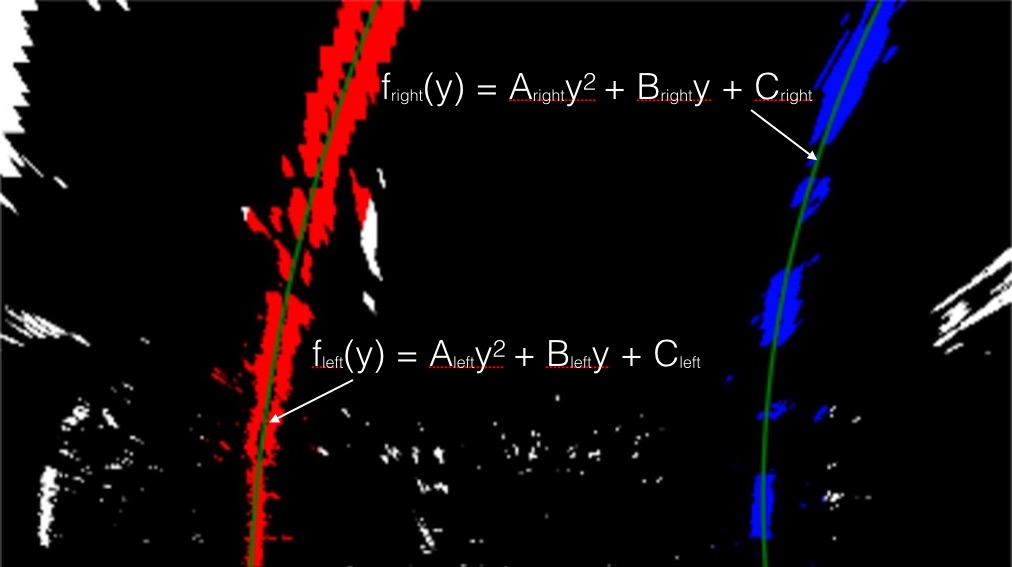
#> input picture examples/color_fit_lines.jpg, 1012 x 567 px
$ python -i applying_sobel.py   (imports and definitions only)   (older library calls are emulated)
#> lines starting #> are read from the running program, lines starting #| are printed output that depends on the picture
# -*- coding: utf-8 -*-
"""
Created on Thu Dec  6 11:09:19 2018

@author: mrestrepo
"""

import sys

import numpy as np
import cv2
import matplotlib.pyplot as plt
import matplotlib.image as mpimg
#import pickle

sys.path.append( './')
#%%
from common import DATA_DIR, greys_cmap


# Read in an image and grayscale it
#%%
# Define a function that applies Sobel x or y,
# then takes an absolute value and applies a threshold.
# Note: calling your function with orient='x', thresh_min=5, thresh_max=100
# should produce output like the example image shown above this quiz.
def abs_sobel_thresh(img, orient='x', thresh_min=0, thresh_max=255):

    # Apply the following steps to img
    # 1) Convert to grayscale
    #%%
#> called with orient = 'x', thresh_min = 0, thresh_max = 255
    gray = cv2.cvtColor( img, cv2.COLOR_RGB2GRAY )
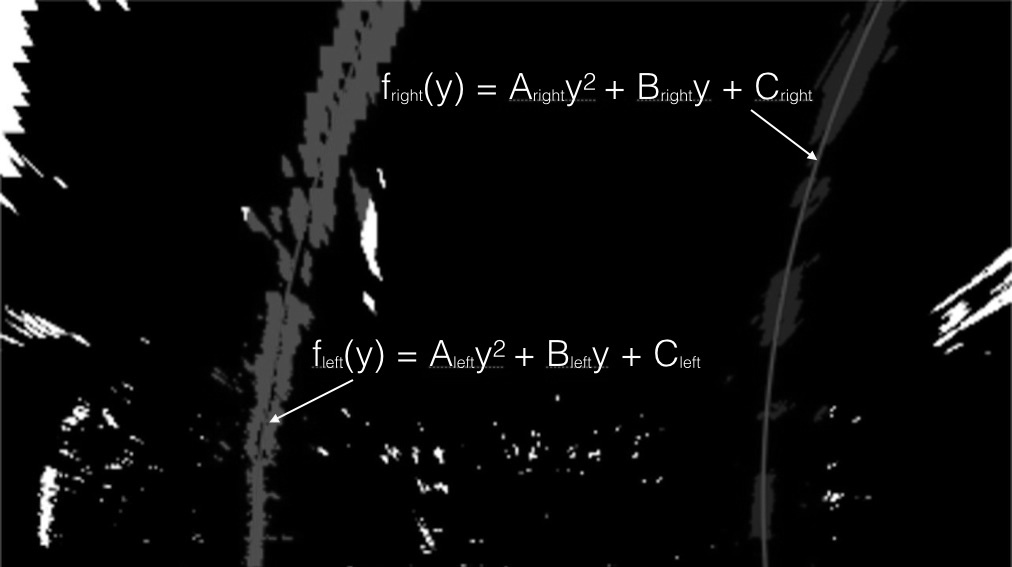
#> gray: shape (567, 1012); min 0, max 255, mean 10.8
    #%%
    if orient == 'x' :
        sobel = cv2.Sobel(gray, cv2.CV_32F, 1, 0)
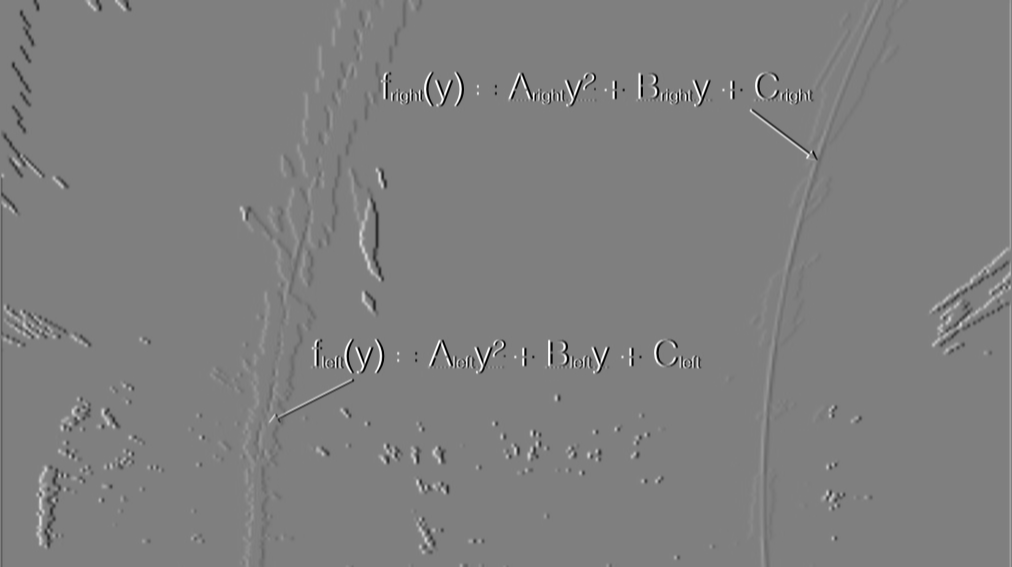
#> sobel: shape (567, 1012) float32; min -1020, max 1020, mean -0.4; drawn with min black and max white
    else :
        sobel = cv2.Sobel(gray, cv2.CV_32F, 0, 1)

    abs_sobel =  np.abs( sobel )
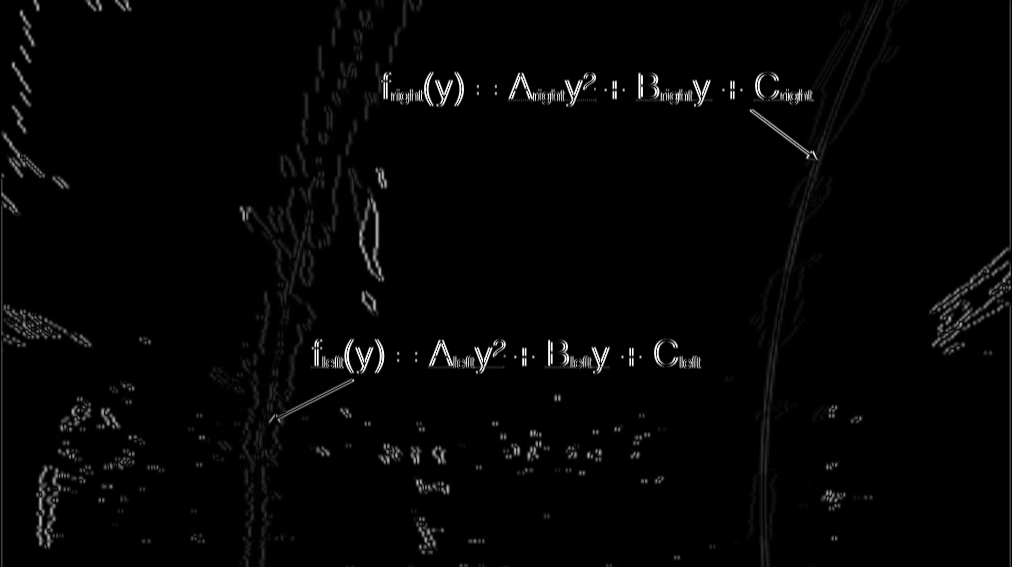
#> abs_sobel: shape (567, 1012) float32; min 0, max 1020, mean 18.5; drawn with min black and max white
    scaled_sobel = np.uint8( 255 * abs_sobel / abs_sobel.max() )
    #%%
    plt.figure( figsize=(16,9))
    plt.imshow( 255 - abs_sobel, cmap=greys_cmap )
    #%%
    # 2) Take the derivative in x or y given orient = 'x' or 'y'
    # 3) Take the absolute value of the derivative or gradient
    # 4) Scale to 8-bit (0 - 255) then convert to type = np.uint8
    # 5) Create a mask of 1's where the scaled gradient magnitude
            # is > thresh_min and < thresh_max
    # 6) Return this mask as your binary_output image
    binary_out = np.zeros_like( scaled_sobel )
    binary_out[ (scaled_sobel >= thresh_min) & (scaled_sobel <= thresh_max)  ] = 1
    #binary_out = np.copy(img) # Remove this line
    #%%
    return binary_out


def test() :
    #%%
    # Run the function
    orient='x'
    #%%
    img = mpimg.imread(DATA_DIR + 'signs_vehicles_xygrad.png')

    grad_binary = abs_sobel_thresh(img, orient=orient, thresh_min=20, thresh_max=100)
    # | Plot the result
    f, (ax1, ax2) = plt.subplots(1, 2, figsize=(24, 9))
    f.tight_layout()
    ax1.imshow(img)
    ax1.set_title('Original Image', fontsize=50)
    ax2.imshow(grad_binary, cmap='gray')
    ax2.set_title('Thresholded Gradient', fontsize=50)
    plt.subplots_adjust(left=0., right=1, top=0.9, bottom=0.)
    #%%

>>> import cv2
>>> picture = cv2.cvtColor(cv2.imread('../examples/color_fit_lines.jpg'), cv2.COLOR_BGR2RGB)
>>> result = abs_sobel_thresh(picture)
#> result: shape (567, 1012); every value is 1
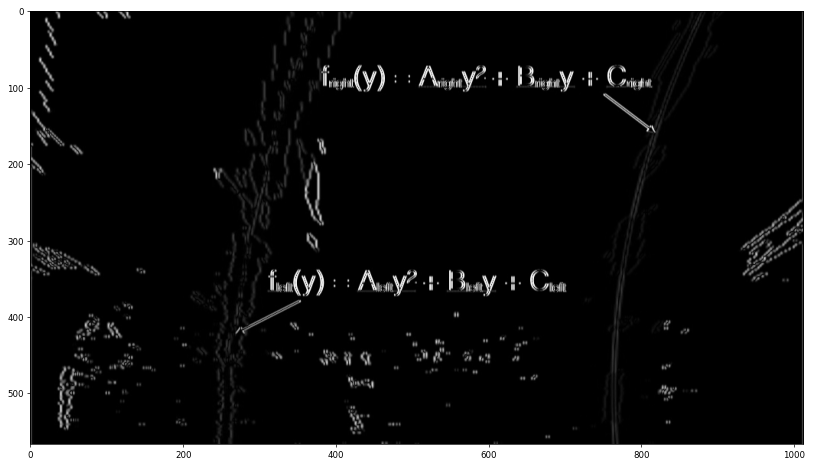
#> figure drawn by matplotlib, 1 panel
